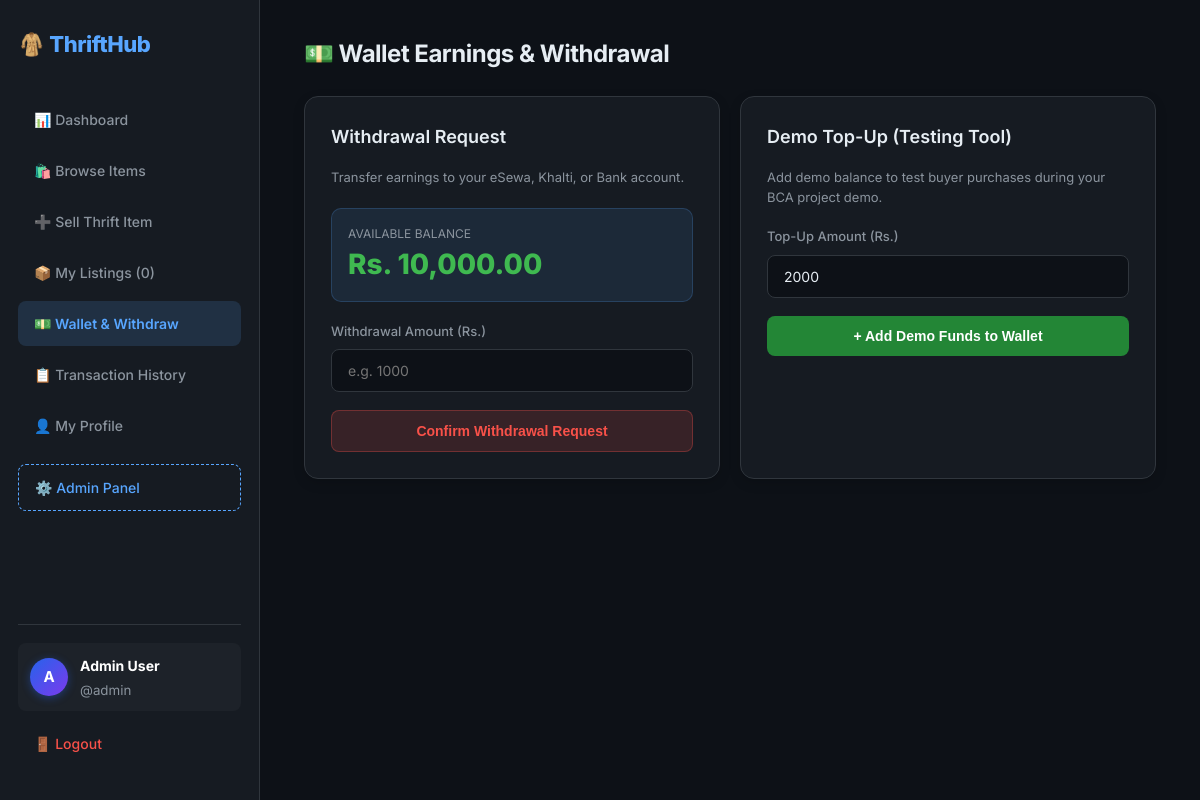
The app's page /dashboard.php?page=withdraw (signed in) with its own data.
### tables this page shows
CREATE TABLE `users` (
  `id` INT AUTO_INCREMENT PRIMARY KEY,
  `full_name` VARCHAR(100) NOT NULL,
  `username` VARCHAR(50) NOT NULL UNIQUE,
  `email` VARCHAR(100) NOT NULL UNIQUE,
  `password` VARCHAR(255) NOT NULL,
  `balance` DECIMAL(10,2) NOT NULL DEFAULT 5000.00,
  `role` ENUM('user', 'admin') NOT NULL DEFAULT 'user',
  `created_at` TIMESTAMP DEFAULT CURRENT_TIMESTAMP
);

### dashboard.php (the view, shortened to what this page needs)
<?php
require 'db.php';
$user_id = $_SESSION['user_id'];
$page = $_GET['page'] ?? 'dashboard';
$stmt = $conn->prepare("SELECT full_name, username, email, balance, role, created_at FROM users WHERE id = ?");
$stmt->bind_param("i", $user_id);
$stmt->execute();
$user = $stmt->get_result()->fetch_assoc();
$full_name = $user['full_name'];
$balance   = floatval($user['balance']);
$username  = $user['username'];
$role      = $user['role'];
$txns = [];
$my_products = [];
?>
<!DOCTYPE html>
<html lang="en">
<head>
    <link rel="stylesheet" href="dashboard.css">
</head>
<body>
<aside class="sidebar">
    <a href="index.php" class="sidebar-logo">🧥 ThriftHub</a>
    <a href="dashboard.php?page=dashboard" class="nav-item <?= $page == 'dashboard' ? 'active' : '' ?>">📊 Dashboard</a>
    <a href="dashboard.php?page=products" class="nav-item <?= $page == 'products' ? 'active' : '' ?>">🛍️ Browse Items</a>
    <a href="dashboard.php?page=add_product" class="nav-item <?= $page == 'add_product' ? 'active' : '' ?>">➕ Sell Thrift Item</a>
    <a href="dashboard.php?page=my_listings" class="nav-item <?= $page == 'my_listings' ? 'active' : '' ?>">📦 My Listings (<?= count($my_products) ?>)</a>
    <a href="dashboard.php?page=withdraw" class="nav-item <?= $page == 'withdraw' ? 'active' : '' ?>">💵 Wallet & Withdraw</a>
    <a href="dashboard.php?page=history" class="nav-item <?= $page == 'history' ? 'active' : '' ?>">📋 Transaction History</a>
    <a href="dashboard.php?page=account" class="nav-item <?= $page == 'account' ? 'active' : '' ?>">👤 My Profile</a>
    <?php if ($role === 'admin') { ?>
        <a href="admin.php" class="nav-item" style="color:var(--blue); border:1px dashed var(--blue); margin-top:10px;">⚙️ Admin Panel</a>
    <?php } ?>
    <div class="sidebar-footer">
        <div class="user-chip">
            <div class="avatar"><?= strtoupper(substr($full_name, 0, 1)) ?></div>
            <div style="overflow:hidden;">
                <strong style="font-size:14px; color:white;"><?= htmlspecialchars($full_name) ?></strong><br>
                <small style="color:var(--muted);">@<?= htmlspecialchars($username) ?></small>
            </div>
        </div>
        <a href="logout.php" class="nav-item logout">🚪 Logout</a>
    </div>
</aside>
<main class="content">
    <?php if ($page == 'dashboard') { ?>
        <div style="display:flex; justify-content:space-between; align-items:center; margin-bottom:24px;">
            <div>
                <h1>Welcome back, <?= htmlspecialchars(explode(' ', $full_name)[0]) ?> 👋</h1>
                <p class="muted">Here is an overview of your thrift wallet, sales and recent activity.</p>
            </div>
            <a href="dashboard.php?page=add_product" class="btn btn-green">+ List New Item</a>
        </div>
        <div class="grid3">
            <div class="card">
                <div class="card-label">Available Wallet Balance</div>
                <div class="amount-lg" style="color:#3fb950;">Rs. <?= number_format($balance, 2) ?></div>
                <form method="POST" action="action.php" style="margin-top:12px;">
                    <input type="hidden" name="action" value="deposit">
                    <input type="hidden" name="amount" value="1000">
                    <button type="submit" class="btn btn-outline" style="padding:6px 12px; font-size:12px; width:100%;">+ Top Up Rs. 1,000 (Demo)</button>
                </form>
            </div>
            <div class="card">
                <div class="card-label">My Thrift Listings</div>
                <div class="amount-lg"><?= count($my_products) ?></div>
                <div class="muted" style="margin-top:6px;">Items you're currently selling</div>
            </div>
            <div class="card">
                <div class="card-label">Account Status</div>
                <div style="margin-top:8px;">
                    <span class="badge">✔ Verified Member</span>
                    <?php if ($role === 'admin') { ?><span class="badge badge-amber" style="margin-left:4px;">Admin</span><?php } ?>
                </div>
                <div class="muted" style="margin-top:8px;">Role: <?= ucfirst($role) ?></div>
            </div>
        </div>
        <div class="card">
            <h2>Recent Wallet Activity</h2>
            <?php if (count($txns) == 0) { ?>
                <p class="muted">No transactions yet.</p>
            <?php } else { ?>
                <table>
                    <thead>
                        <tr>
                            <th>REF ID</th>
                            <th>DESCRIPTION</th>
                            <th>DATE</th>
                            <th>STATUS</th>
                            <th>AMOUNT</th>
                        </tr>
                    </thead>
                    <tbody>
                        <?php
                        $recent = array_slice($txns, 0, 5);
                        foreach ($recent as $t) {
                        ?>
                        <tr>
                            <td class="muted">#<?= htmlspecialchars($t['txn_ref']) ?></td>
                            <td><?= htmlspecialchars($t['description']) ?></td>
                            <td class="muted"><?= date('M d, Y h:i A', strtotime($t['created_at'])) ?></td>
                            <td><span class="badge">Completed</span></td>
                            <td class="<?= $t['type'] == 'credit' ? 'pos' : 'neg' ?>">
                                <?= $t['type'] == 'credit' ? '+' : '-' ?>Rs. <?= number_format($t['amount'], 2) ?>
                            </td>
                        </tr>
                        <?php } ?>
                    </tbody>
                </table>
            <?php } ?>
        </div>
    <?php } elseif ($page == 'withdraw') { ?>
        <h1>💵 Wallet Earnings & Withdrawal</h1>
        <div class="grid2">
            <div class="card">
                <h2>Withdrawal Request</h2>
                <p class="muted" style="margin-bottom:20px;">Transfer earnings to your eSewa, Khalti, or Bank account.</p>
                <div style="background:rgba(88,166,255,0.1); border:1px solid rgba(88,166,255,0.2); padding:16px; border-radius:10px; margin-bottom:20px;">
                    <div style="font-size:12px; color:var(--muted); text-transform:uppercase;">Available Balance</div>
                    <div style="font-size:28px; font-weight:800; color:#3fb950;">Rs. <?= number_format($balance, 2) ?></div>
                </div>
                <form method="POST" action="action.php">
                    <div class="form-group">
                        <label class="form-label">Withdrawal Amount (Rs.)</label>
                        <input class="form-input" type="number" step="0.01" name="amount" placeholder="e.g. 1000" min="1" max="<?= $balance ?>" required>
                    </div>
                    <button type="submit" class="btn btn-red btn-full" <?= $balance <= 0 ? 'disabled style="opacity:0.5;"' : '' ?>>
                        Confirm Withdrawal Request
                    </button>
                </form>
            </div>
            <div class="card">
                <h2>Demo Top-Up (Testing Tool)</h2>
                <p class="muted" style="margin-bottom:20px;">Add demo balance to test buyer purchases during your BCA project demo.</p>
                <form method="POST" action="action.php">
                    <div class="form-group">
                        <label class="form-label">Top-Up Amount (Rs.)</label>
                        <input class="form-input" type="number" name="amount" value="2000" min="100" required>
                    </div>
                    <button type="submit" class="btn btn-green btn-full">
                        + Add Demo Funds to Wallet
                    </button>
                </form>
            </div>
        </div>
    <?php } ?>
</main>
</body>
</html>

### dashboard.css (style rules this page uses)
* { box-sizing: border-box; margin: 0; padding: 0; }
:root { --bg: #0d1117; --surface: #161b22; --surface-hover: #21262d; --border: #30363d; --blue: #58a6ff; --blue-glow: rgba(88, 166, 255, 0.15); --green: #238636; --green-hover: #2ea043; --red: #f85149; --amber: #d29922; --muted: #8b949e; --white: #e6edf3; --card-shadow: 0 8px 24px rgba(0, 0, 0, 0.3); }
body { font-family: 'Inter', system-ui, -apple-system, sans-serif; background: var(--bg); color: var(--white); min-height: 100vh; display: flex; line-height: 1.5; }
.sidebar { width: 260px; background: var(--surface); border-right: 1px solid var(--border); padding: 28px 18px; display: flex; flex-direction: column; position: sticky; top: 0; height: 100vh; }
.sidebar-logo { font-size: 22px; font-weight: 800; color: var(--blue); display: flex; align-items: center; gap: 8px; margin-bottom: 36px; text-decoration: none; letter-spacing: -0.5px; }
.nav-item { display: flex; align-items: center; gap: 12px; padding: 12px 16px; border-radius: 8px; font-size: 14px; font-weight: 500; color: var(--muted); text-decoration: none; margin-bottom: 6px; transition: all 0.2s ease; }
.nav-item.active { background: var(--blue-glow); color: var(--blue); font-weight: 600; }
.nav-item.logout { color: var(--red); margin-top: auto; }
.sidebar-footer { margin-top: auto; border-top: 1px solid var(--border); padding-top: 18px; }
.avatar { width: 38px; height: 38px; border-radius: 50%; background: linear-gradient(135deg, #2563eb, #7c3aed); display: flex; align-items: center; justify-content: center; font-weight: 700; font-size: 15px; color: #fff; box-shadow: 0 2px 8px rgba(37, 99, 235, 0.4); }
.user-chip { display: flex; align-items: center; gap: 12px; padding: 10px 12px; margin-bottom: 10px; background: rgba(255, 255, 255, 0.03); border-radius: 8px; }
.content { flex: 1; padding: 36px 44px; max-width: 1200px; }
h1 { font-size: 24px; font-weight: 700; margin-bottom: 24px; letter-spacing: -0.5px; }
h2 { font-size: 18px; font-weight: 600; margin-bottom: 18px; color: var(--white); }
.card { background: var(--surface); border: 1px solid var(--border); border-radius: 14px; padding: 26px; margin-bottom: 24px; box-shadow: 0 4px 12px rgba(0, 0, 0, 0.15); }
.grid2 { display: grid; grid-template-columns: 1fr 1fr; gap: 20px; }
.form-group { margin-bottom: 18px; }
.form-label { display: block; font-size: 13px; font-weight: 500; color: var(--muted); margin-bottom: 8px; }
.form-input, .form-select, .form-textarea { width: 100%; padding: 12px 16px; background: var(--bg); border: 1px solid var(--border); border-radius: 8px; color: var(--white); font-size: 14px; font-family: inherit; transition: border-color 0.2s; }
.btn { display: inline-flex; align-items: center; justify-content: center; gap: 8px; padding: 12px 24px; border: none; border-radius: 8px; font-size: 14px; font-weight: 600; cursor: pointer; text-decoration: none; transition: background 0.2s, transform 0.1s; }
.btn-green { background: var(--green); color: #fff; }
.btn-red { background: rgba(248,81,73,0.15); color: var(--red); border: 1px solid rgba(248,81,73,0.3); }
.btn-full { width: 100%; }
.muted { color: var(--muted); font-size: 13px; }

### records on screen
users: full_name "A", full_name "Admin User", username "admin", balance "10,000.00"

### other values on screen
count($my_products) "0"
